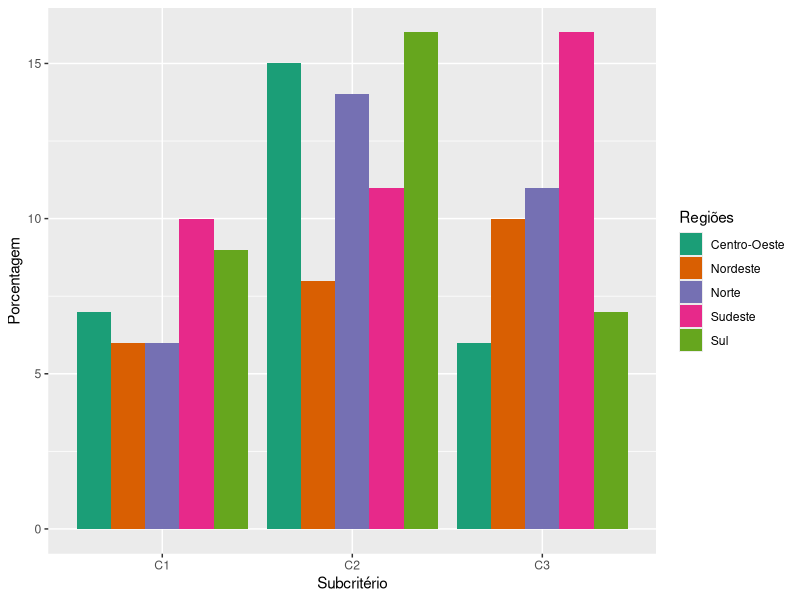

This figure's R source:
library(tidyverse)
library(tidyr)

df_1 <- data.frame(
    regioes = c('Sudeste', 'Nordeste', 'Sul', 'Norte', 'Centro-Oeste'),
    C1 = c(12, 5, 13, 7, 7),
    C2 = c(12, 6, 9, 9, 10),
    C3 = c(12, 12, 10, 13, 5)
) %>% pivot_longer(
    cols = -regioes,
    names_to = 'criterios',
    values_to = 'valores'
) %>% ggplot(aes(x = criterios, y = valores, fill = regioes)) +
    geom_col(position = 'dodge') +
    scale_fill_brewer(palette = 'Dark2') +
    labs(
        y = 'Porcentagem',
        x = 'Subcritério',
        fill = 'Regiões'
    ) +
    theme(legend.title = element_text())

df_2 <- data.frame(
    regioes = c('Sudeste', 'Nordeste', 'Sul', 'Norte', 'Centro-Oeste'),
    C1 = c(10, 6, 9, 6, 7),
    C2 = c(11, 8, 16, 14, 15),
    C3 = c(16, 10, 7, 11, 6)
) %>% pivot_longer(
    cols = -regioes,
    names_to = 'criterios',
    values_to = 'valores'
) %>% ggplot(aes(x = criterios, y = valores, fill = regioes)) +
    geom_col(position = 'dodge') +
    scale_fill_brewer(palette = 'Dark2') +
    labs(
        y = 'Porcentagem',
        x = 'Subcritério',
        fill = 'Regiões'
    ) +
    theme(legend.title = element_text())

ggsave(
    'C:/Users/lazar/Master-Dissertation/figuras/tic_domiciilios_2024_g2a_2.png', 
    dpi=300,
    width = 25.4,
    height = 15.24,
    units = "cm"
)